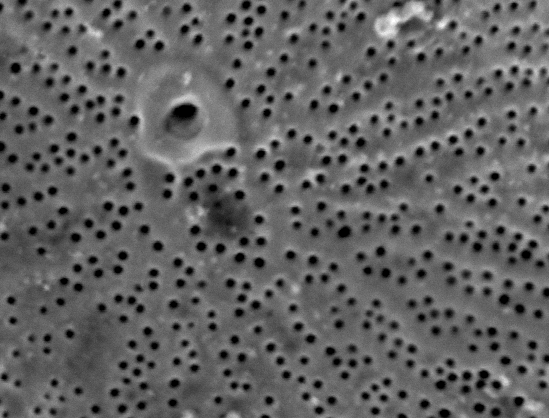
#> input picture work/CNMS/testing thresholds, blurs/cropped_Wild010.tif, 549 x 418 px, found by its file name
$ jupyter execute --allow-errors 'Testing different thresholds, blurs, and colormaps.ipynb'
#> lines starting #> are read from the running program, lines starting #| are printed output that depends on the picture; after the words box and inside, x2 and y2 are one past the last pixel; in counts of white or black regions, pixels touching at a corner belong together
[cell 1]
import matplotlib.pyplot as plt
import matplotlib.image as mpimg
import numpy as np
from PIL import Image
import cv2

img=mpimg.imread('cropped_Wild010.tif')
#> img is the input picture: shape (418, 549, 4); mean R, G, B, A 98, 98, 98, 255
imgplot = plt.imshow(img)

[cell 2]
img = cv2.imread('cropped_Wild010.tif', 0)
#> img: shape (418, 549); min 0, max 255, mean 98
ret,th= cv2.threshold(img,0,255,cv2.THRESH_BINARY+cv2.THRESH_OTSU)
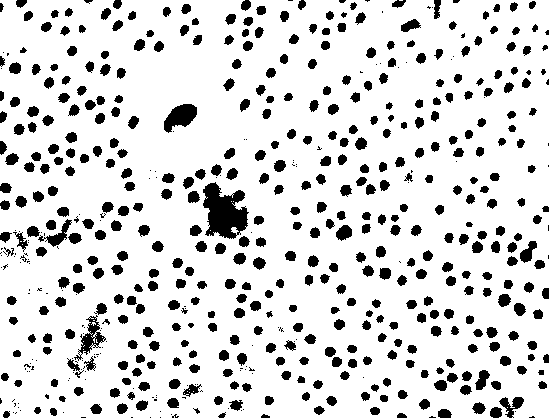
#> th: shape (418, 549); 85.2% white; 599 black regions (155 under 20 px), largest, box (x1, y1, x2, y2) and area: (203, 182, 249, 239) 1660, (164, 104, 197, 133) 580, (74, 315, 106, 361) 451
#> ret = 73
print(ret)
#| 73.0

[cell 3]
#trying to smooth an image
import cv2
import numpy as np
from matplotlib import pyplot as plt

img = cv2.imread('cropped_Wild010.tif')
#> img: shape (418, 549, 3); min 0, max 255, mean 98

blur = cv2.blur(img,(10, 10))
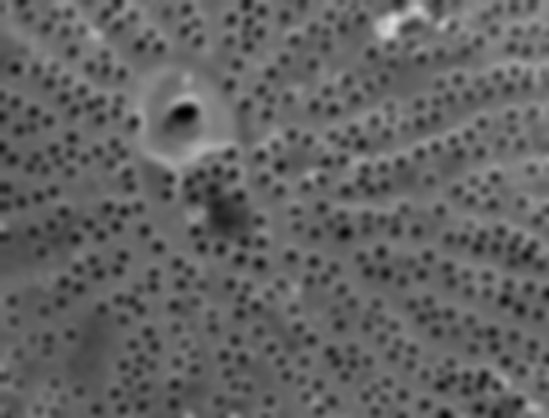
#> blur: shape (418, 549, 3); min 0, max 219, mean 98
plt.subplot(121),plt.imshow(img)
#plt.xticks([]), plt.yticks([])
plt.subplot(122),plt.imshow(blur)
plt.xticks([]), plt.yticks([])
plt.show()
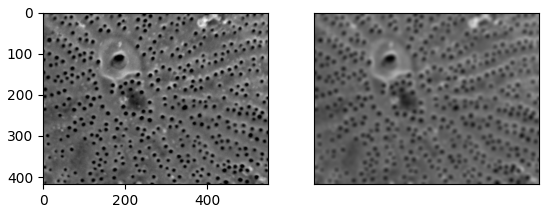
#> figure drawn by matplotlib, 2 panels
#for future, showing the plot is unnecessary; can leave that out and put it at the top

[cell 4]
#histogram
import numpy as np
import cv2 as cv
from matplotlib import pyplot as plt
img = cv.imread('cropped_Wild010.tif',0)
plt.hist(img.ravel(),256,[0,256]); plt.show()
#> after `plt.hist(img.ravel(), 256, [0, 256])`:
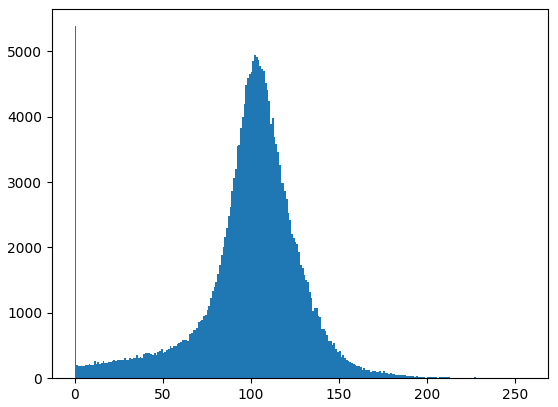
#> figure drawn by matplotlib, 1 panel; tallest bar 5384 high, from x = 0 to 1

[cell 5]
#histogram
import numpy as np
import cv2 as cv
from matplotlib import pyplot as plt
img = cv.imread('cropped_Wild010.tif',0)
plt.hist(img.ravel(),256,[0,256]); plt.show()

[cell 6]
# [7 lines of commented-out code are left out]

[cell 7]
#lum_img = img[:,:,0]
#plot.imshow(lum_img)

[cell 8]
blur_img = blur[:,:,0]
imgplot=plt.imshow(blur_img)

[cell 9]
#blurred
lum_img2 = blur[:,:,0] > 73
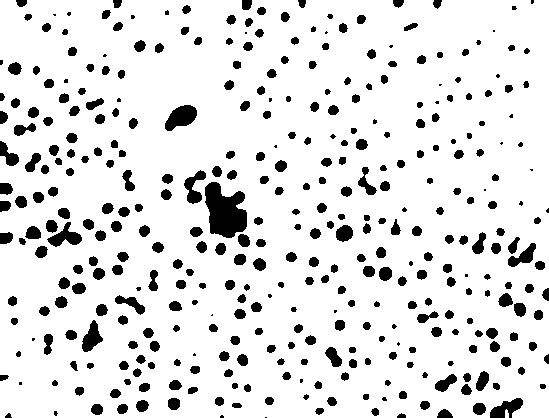
#> lum_img2: shape (418, 549) bool; 88.3% white; 380 black regions (46 under 20 px), largest, box (x1, y1, x2, y2) and area: (205, 182, 247, 238) 1628, (165, 105, 197, 131) 534, (47, 222, 82, 247) 398
imgplot = plt.imshow(lum_img2)

[cell 10]
#blurred
lum_img3 = blur[:,:,0] > 73
imgplot = plt.imshow(lum_img3)

[cell 11]
#using blurred
from skimage.morphology import skeletonize
skeleton2 = skeletonize(lum_img2)
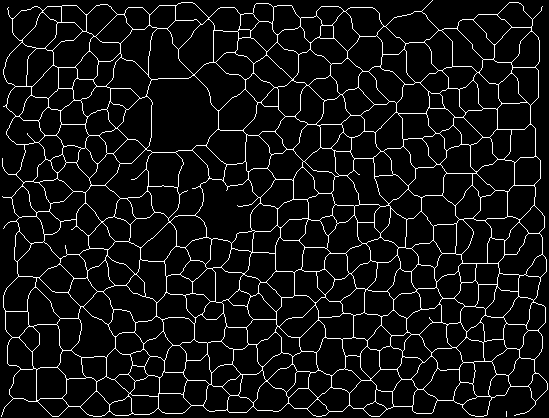
#> skeleton2: shape (418, 549) bool; 7.1% white in thin lines or dots
ax = plt.subplot()

from matplotlib.colors import LinearSegmentedColormap
cdict2 = {'red':   ((0.0, 0.0, 0.0),
                   (0.1, 1.0, 1.0),
                   (1.0, 1.0, 1.0)),

         'green': ((0.0, 0.0, 0.0),
                   (1.0, 0.0, 0.0)),

        'blue':  ((0.0, 0.0, 0.0),
                   (1.0, 0.0, 0.0))
        }
red2 = LinearSegmentedColormap('Red2', cdict2)
ax.imshow(skeleton2, cmap=red2, interpolation= 'bilinear')
plt.show()

[cell 12]
#using blurred and lower threshold
from skimage.morphology import skeletonize
skeleton3 = skeletonize(lum_img3)
ax = plt.subplot()
ax.imshow(skeleton3, cmap=red2, interpolation= 'bilinear')
plt.show()

[cell 13]
#not blurred
from skimage.morphology import skeletonize
#> (the rest of this cell did not finish here and is left out)

[cell 14]
from skimage.morphology import skeletonize
#> (the rest of this cell did not finish here and is left out)

[cell 15]
from skimage.morphology import skeletonize
#> (the rest of this cell did not finish here and is left out)

[cell 16]
from skimage.morphology import skeletonize
#> (the rest of this cell did not finish here and is left out)

[cell 17]
# [9 lines of commented-out code are left out]

[cell 18]
#blurred
img2=mpimg.imread('cropped_Wild010.tif')
imgplot2 = plt.imshow(img2, alpha=0.9)
ax2 = plt.subplot()
ax2.imshow(skeleton2, cmap=red2, interpolation='sinc', alpha=.42)
plt.show()

$ run again, with work/CNMS/testing thresholds, blurs/cropped_Wild002.tif copied over work/CNMS/testing thresholds, blurs/cropped_Wild010.tif
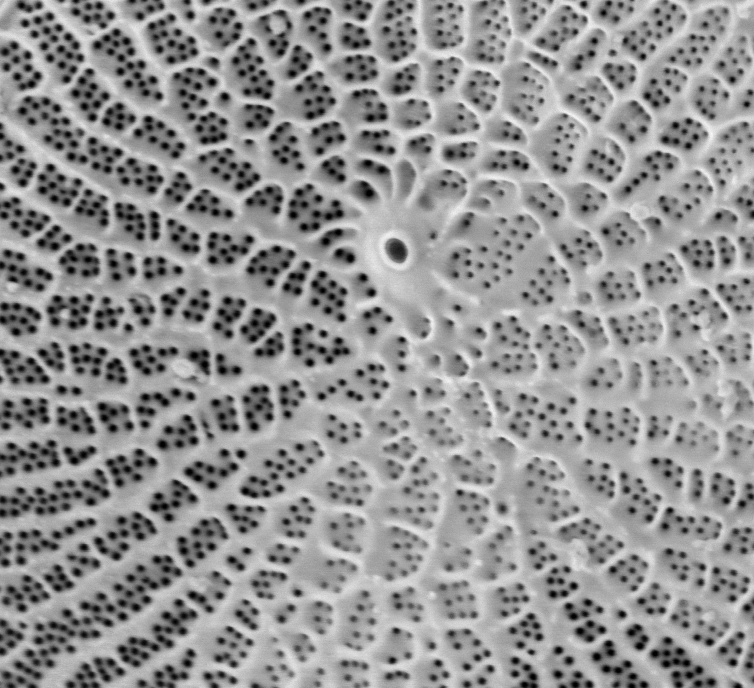
#> input picture work/CNMS/testing thresholds, blurs/cropped_Wild002.tif, 754 x 688 px, found by its file name
#> img is the input picture: shape (688, 754, 4); mean R, G, B, A 146.3, 146.3, 146.3, 255
#> `ret,th= cv2.threshold(img,0,255,cv2.THRESH_BINARY+cv2.THRESH_OTSU)`:
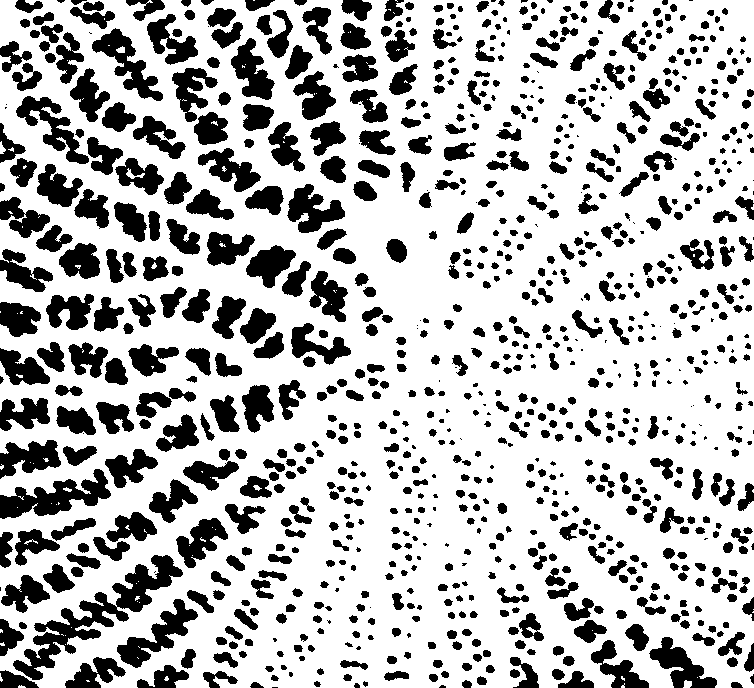
#> th: shape (688, 754); 72.8% white; 962 black regions (136 under 20 px), largest, box (x1, y1, x2, y2) and area: (13, 555, 183, 680) 4656, (0, 469, 111, 519) 2498, (117, 599, 198, 668) 1852
#> ret = 125
#| 125.0
#> lum_img2: shape (688, 754) bool; 97% white; 320 black regions (145 under 20 px), largest, box (x1, y1, x2, y2) and area: (245, 312, 273, 340) 360, (118, 208, 142, 238) 330, (654, 651, 689, 667) 327
#> `skeleton2 = skeletonize(lum_img2)`:
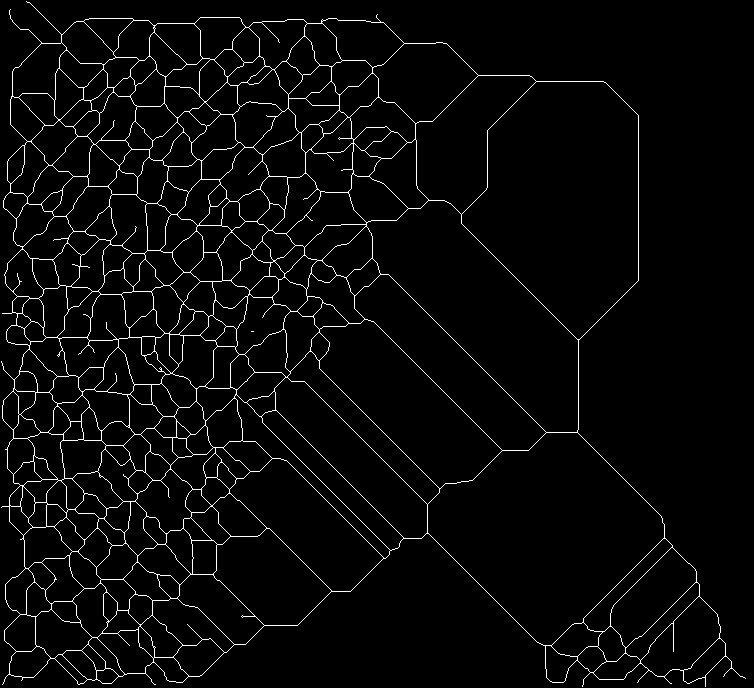
#> skeleton2: shape (688, 754) bool; 3.4% white in thin lines or dots

$ run again, with work/CNMS/testing thresholds, blurs/cropped_Wild004.tif copied over work/CNMS/testing thresholds, blurs/cropped_Wild010.tif
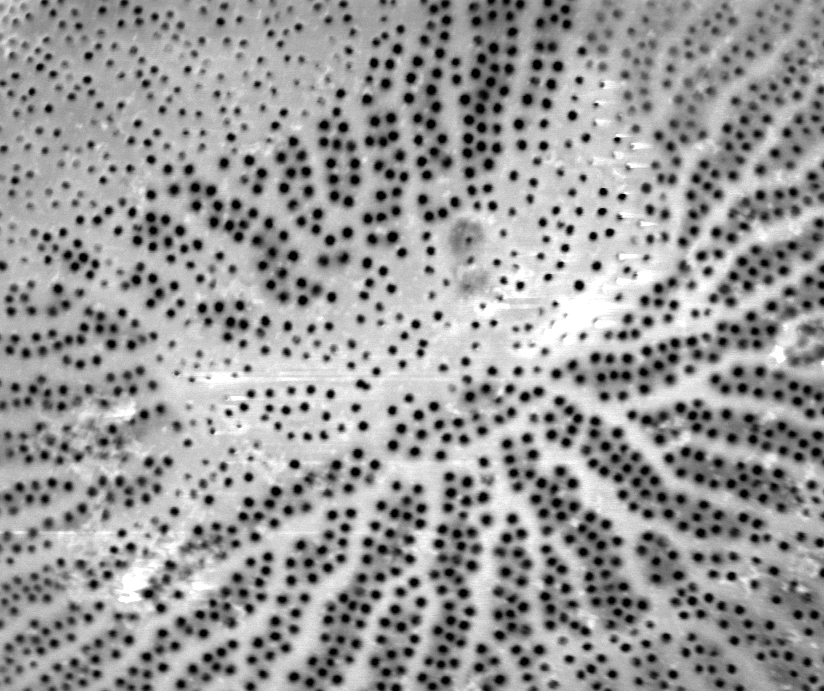
#> input picture work/CNMS/testing thresholds, blurs/cropped_Wild004.tif, 824 x 691 px, found by its file name
#> img is the input picture: shape (691, 824, 4); mean R, G, B, A 153.9, 153.9, 153.9, 255
#> `ret,th= cv2.threshold(img,0,255,cv2.THRESH_BINARY+cv2.THRESH_OTSU)`:
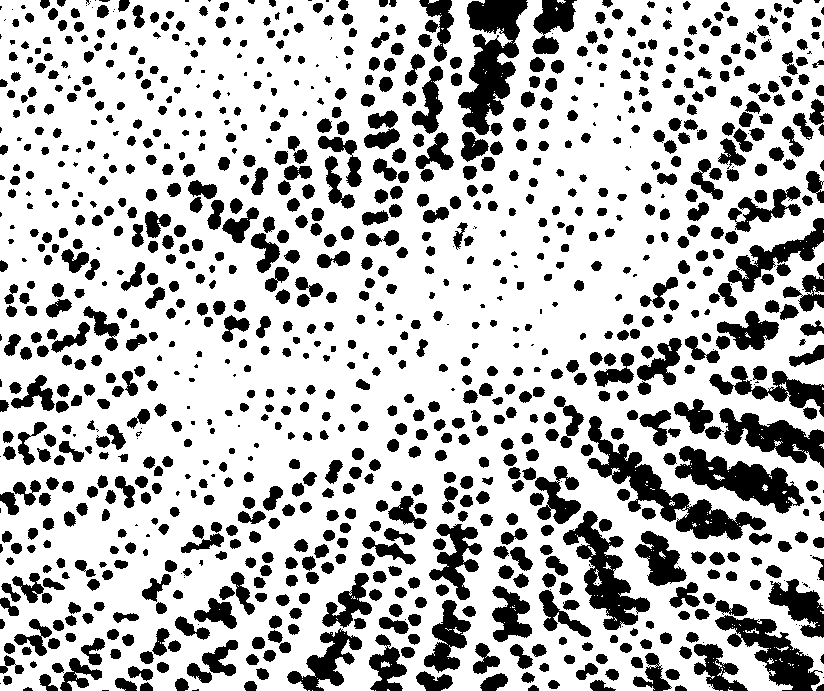
#> th: shape (691, 824); 73.1% white; 1061 black regions (126 under 20 px), largest, box (x1, y1, x2, y2) and area: (587, 416, 766, 540) 4910, (458, 0, 528, 135) 4860, (675, 446, 804, 514) 3711
#> ret = 129
#| 129.0
#> lum_img2: shape (691, 824) bool; 96.1% white; 651 black regions (206 under 20 px), largest, box (x1, y1, x2, y2) and area: (475, 64, 500, 115) 421, (367, 132, 397, 146) 198, (581, 526, 606, 550) 198
#> `skeleton2 = skeletonize(lum_img2)`:
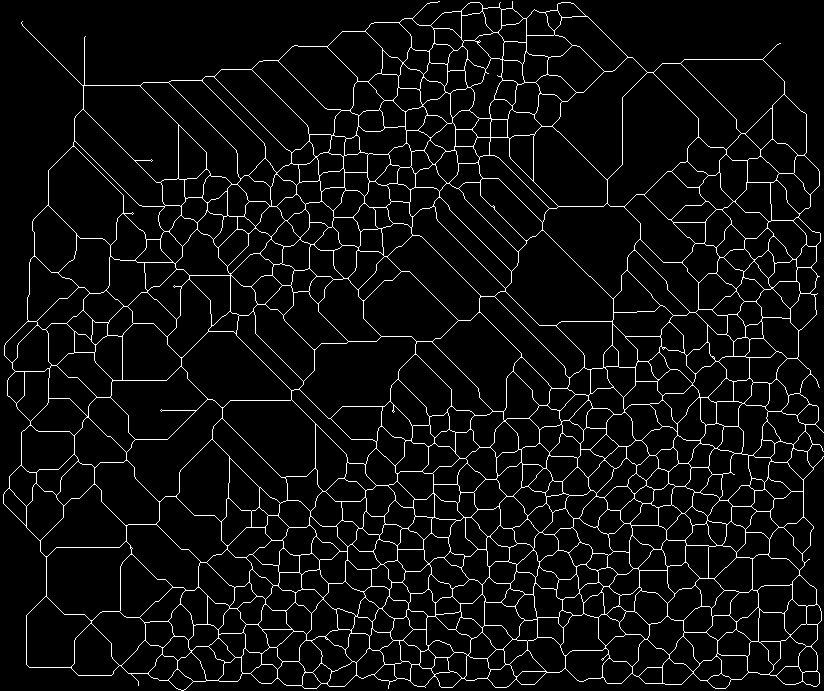
#> skeleton2: shape (691, 824) bool; 5.4% white in thin lines or dots

$ run again, with work/CNMS/testing thresholds, blurs/cropped_Wild006.tif copied over work/CNMS/testing thresholds, blurs/cropped_Wild010.tif
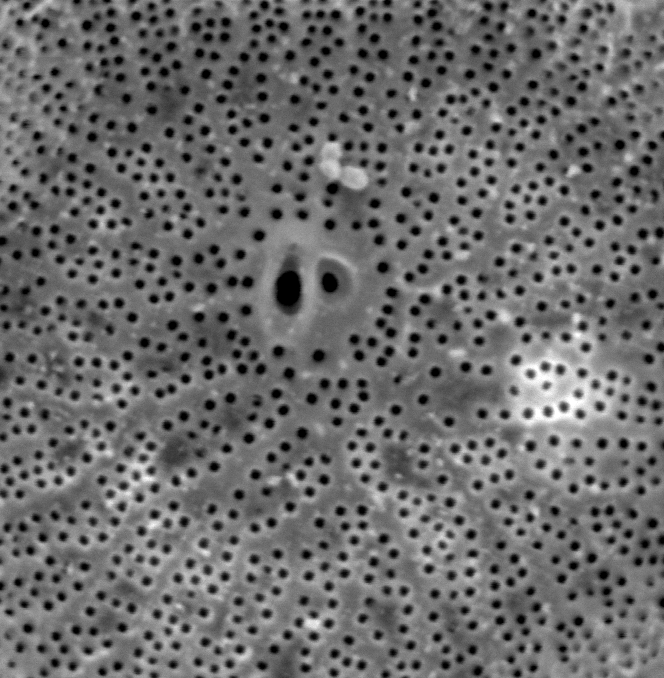
#> input picture work/CNMS/testing thresholds, blurs/cropped_Wild006.tif, 664 x 678 px, found by its file name
#> img is the input picture: shape (678, 664, 4); mean R, G, B, A 107.4, 107.4, 107.4, 255
#> `ret,th= cv2.threshold(img,0,255,cv2.THRESH_BINARY+cv2.THRESH_OTSU)`:
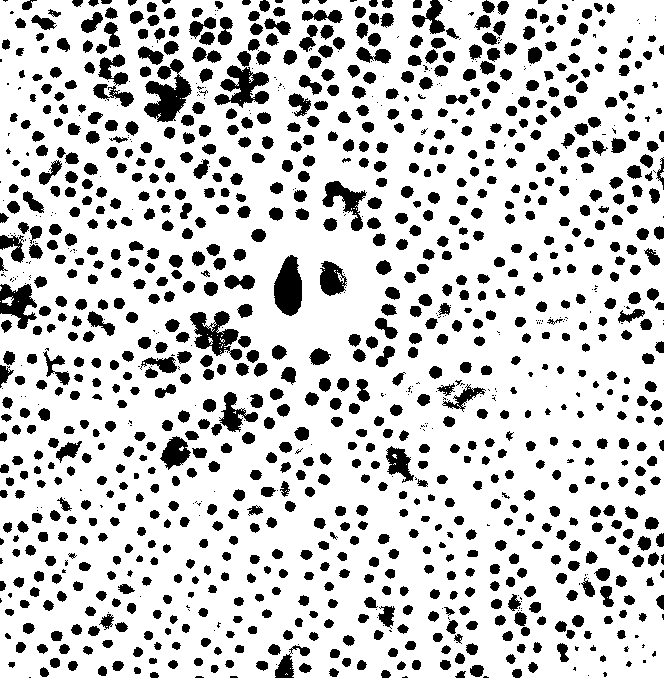
#> th: shape (678, 664); 79.7% white; 1220 black regions (290 under 20 px), largest, box (x1, y1, x2, y2) and area: (144, 59, 192, 122) 1561, (274, 255, 302, 316) 1264, (190, 311, 242, 360) 1257
#> ret = 85
#| 85.0
#> lum_img2: shape (678, 664) bool; 89.9% white; 732 black regions (156 under 20 px), largest, box (x1, y1, x2, y2) and area: (275, 259, 302, 314) 1098, (146, 82, 179, 118) 680, (413, 0, 445, 34) 460
#> `skeleton2 = skeletonize(lum_img2)`:
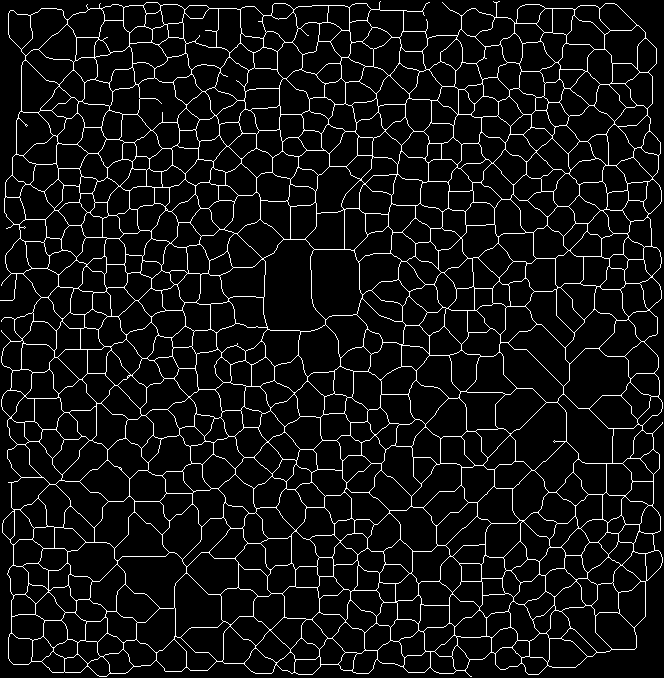
#> skeleton2: shape (678, 664) bool; 6.9% white in thin lines or dots
